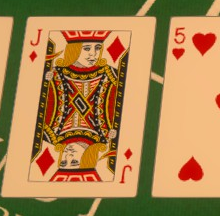
#> input picture templates/cards/extracted_slots/cardsample_1_card1.png, 220 x 216 px; its folder holds 4 pictures in this run
$ python extract_corners.py
#> lines starting #> are read from the running program, lines starting #| are printed output that depends on the picture
from PIL import Image
from pathlib import Path

def extract_rank_suit_from_slots():
    """
    Schneidet Rank und Suit aus den extrahierten Slots.
    Rank: obere linke Ecke (ca. 30% Breite, 20% Höhe)
    Suit: daneben oder darunter, aber für Einfachheit nehmen wir die Ecke für beide.
    """
    slots_dir = Path("templates/cards/extracted_slots")
    ranks_dir = Path("templates/cards/ranks")
    suits_dir = Path("templates/cards/suits")
    ranks_dir.mkdir(exist_ok=True)
    suits_dir.mkdir(exist_ok=True)

    for slot_path in sorted(slots_dir.glob("*.png")):
        img = Image.open(slot_path)
#> img is the input picture: PIL image 220x216 RGB; mean R, G, B 170.7, 130.9, 78.9
        width, height = img.size
#> width = 220; height = 216

        # Rank/Suit Ecke: obere linke 30% x 20%
        corner_width = int(width * 0.32)
#> corner_width = 70
        corner_height = int(height * 0.24)
#> corner_height = 51
        corner = img.crop((0, 0, corner_width, corner_height))
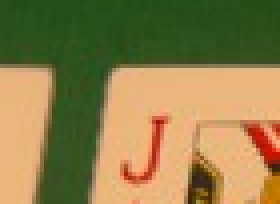
#> corner: PIL image 70x51 RGB (shown 4 times larger); mean R, G, B 142.6, 126.4, 74.1

        # Für jetzt speichere ich die Ecke als potenzielles Template
        # Der User muss sie später umbenennen, z.B. zu "a.png" für Ace, "hearts.png" für Herz
        output_name = f"{slot_path.stem}_corner.png"
        corner.save(ranks_dir / output_name)  # Erstmal in ranks, User kann verschieben
        print(f"Extracted corner: {output_name}")
#> pass 2 of the loop in extract_rank_suit_from_slots, `for slot_path in sorted(slots_dir.glob("*.png")):`:
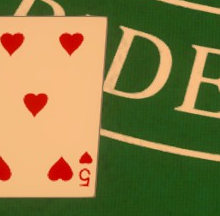
#> input picture templates/cards/extracted_slots/cardsample_1_card2.png, 220 x 216 px
#> in extract_rank_suit_from_slots, img is the input picture: PIL image 220x216 RGB; mean R, G, B 136, 124, 69.5
#> in extract_rank_suit_from_slots, `corner = img.crop((0, 0, corner_width, corner_height))`:
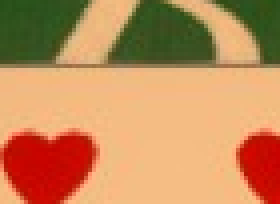
#> corner: PIL image 70x51 RGB (shown 4 times larger); mean R, G, B 194.3, 138.7, 90.2
#> pass 3 of the loop in extract_rank_suit_from_slots, `for slot_path in sorted(slots_dir.glob("*.png")):`:
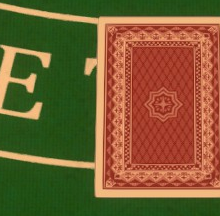
#> input picture templates/cards/extracted_slots/cardsample_1_card3.png, 220 x 216 px
#> in extract_rank_suit_from_slots, img is the input picture: PIL image 220x216 RGB; mean R, G, B 118.8, 93.2, 50.2
#> in extract_rank_suit_from_slots, `corner = img.crop((0, 0, corner_width, corner_height))`:
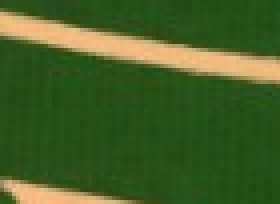
#> corner: PIL image 70x51 RGB (shown 4 times larger); mean R, G, B 67.1, 94.8, 38.6
#> the loop made 4 passes; the first 3 are shown

if __name__ == "__main__":
    extract_rank_suit_from_slots()
